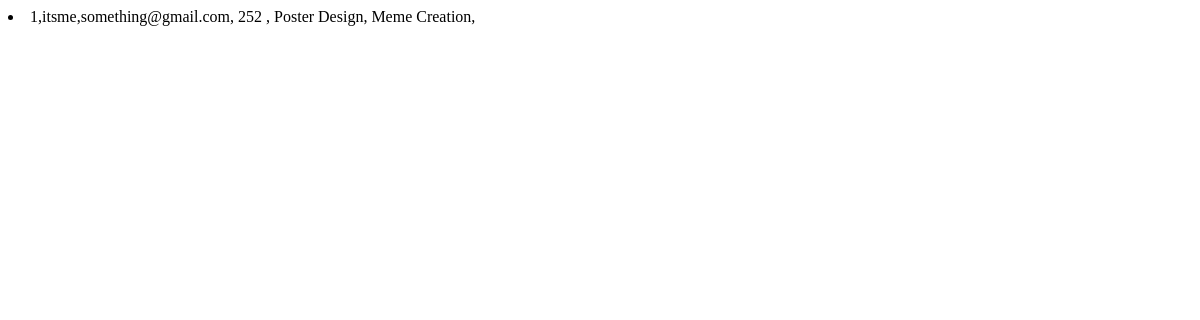
Before: /saralreg with the older database file.
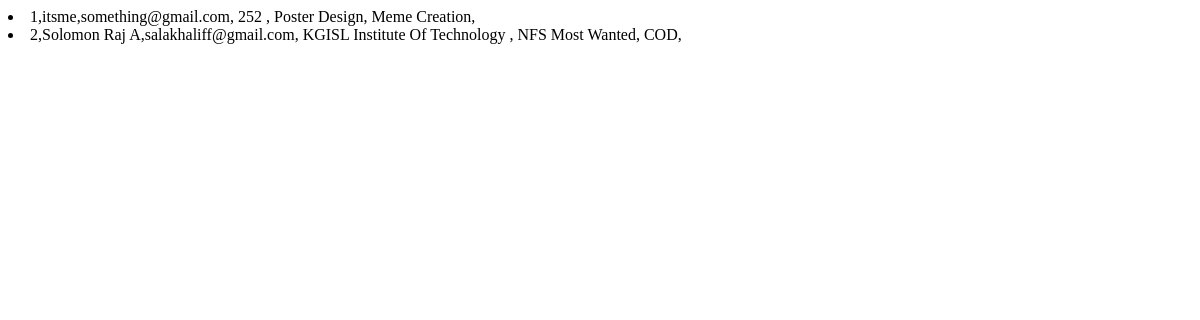
After: the same page with the newer database file.
### register/models.py (models this page shows, shortened)
class Registrations(models.Model):
    student_name = models.CharField(blank=False,null=False,max_length=30)
    college_name = models.CharField(blank=False,null=False,max_length=50)
    email_id = models.EmailField(unique=True)
    reg_id = models.CharField(unique=True,max_length=16)
    events = models.CharField(blank=False,null=False,max_length=300)
    total_cost = models.CharField(blank=False,null=False,max_length=10)

### register/views.py (the view)
# urls.py: path('saralreg',views.view_registrations,name='registees_view'),
def view_registrations(request):
    registrations = Registrations.objects.all()
    return render(request,'viewreg.html',{'registrations':registrations})

### templates/viewreg.html
{%load static%}
{% for students in registrations %}
    <li>{{students.id }},{{students.student_name }},{{students.email_id }},
    {%if students.college_name == '23'%}
        American College
    {%elif students.college_name == '59'%}
        Barathiyar University
    {%elif students.college_name == '184'%}
        Indian Institute of Science Bangalore
    {%elif students.college_name == '251'%}
        KGISL Institute Of Technology
    {%elif students.college_name == '260'%}
        KPR Institute of Engineering and Technology
    {%elif students.college_name == '455'%}
        SNS COLLEGE OF TECHNOLOGY
    {%elif students.college_name == '477'%}
        Sri Ramakrishna Engineering College
    {%elif students.college_name == '562'%}
        Vinayaka Mission's Kirupananda Variyar Engineering College
    {%elif students.college_name == '576'%}
        Kumaraguru Institutions(KCT/B-School/KCLAS)
    {%elif students.college_name == '578'%}
        Avinashilingam University - Engineering
    {%elif students.college_name == '594'%}
        Dr.G.R.Damodaran College of Science
    {%elif students.college_name == '601'%}
        Dr.N.G.P. Arts and Science College
    {%elif students.college_name == '608'%}
        Hindustan College of Arts & Science
    {%elif students.college_name == '611'%}
        PSGR Krishnammal College for Women
    {%elif students.college_name == '700'%}
        KG College of Arts and Science
    {%elif students.college_name == 'others'%}
        others
    {%else%}
        {{students.college_name}}
    {%endif%},
    {{students.events }}</li>
{% endfor %}

Changed rows visible on the page:
added Registrations: id "2", student_name "Solomon Raj A", email_id "salakhaliff@gmail.com", college_name "KGISL Institute Of Technology", events "NFS Most Wanted, COD,"
